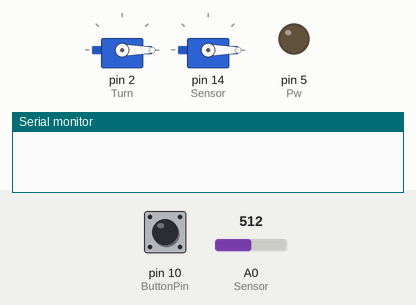
Bench run of a sketch on a simulated Arduino Uno, built with avr-gcc and run on an emulated ATmega328P. On the bench: 2 × servo, output pins drawn as LEDs (lit = HIGH), the last lines printed to the serial monitor. The inputs (shaded band) are chosen by the test bench; at power-on: pin 10 (ButtonPin) HIGH, A0 (Sensor) = 512.

Above: at 1.2 s.
1.3 s: pin 10 (ButtonPin) pulled LOW for 0.15 s
At 2.3 s:
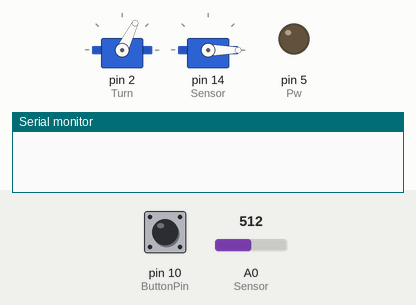
At 3.29 s:
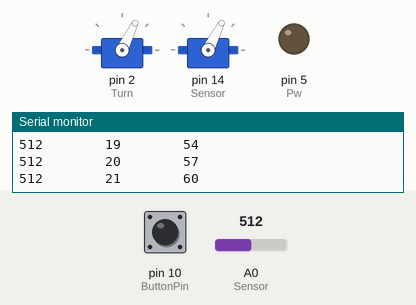
4.4 s: A0 (Sensor) set to 0
At 4.85 s:
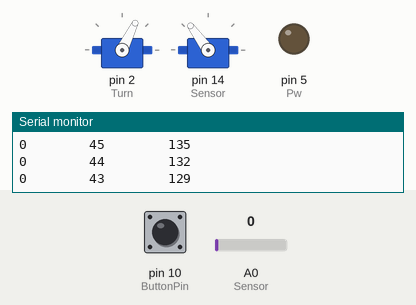
7.4 s: A0 (Sensor) set to 8
10.4 s: A0 (Sensor) set to 11
Timing chart, 0 to 14.4 s (numbered marks = the images above; inputs shaded):
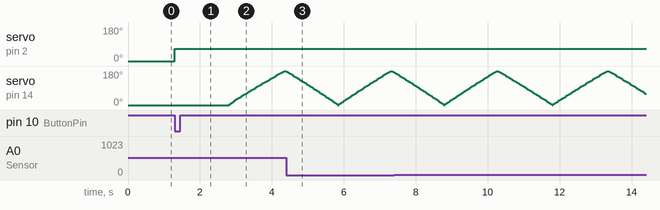

The sketch:

ArrayDegree.ino
```cpp
#include <Servo.h>

typedef enum EngineState {
  StartUp,
  Drive,
};
EngineState EState;

#define D1 0
#define Pw 5
#define ButtonPin 10

int ButtonState = 0;
const int StartSleep = 1500;

int distdegree = 0;
int Distances[65];
int Sensor = 0;
int delaysensor = 20;

int i = 0;
int x;

Servo Turn;
Servo Dist;

void setup() {
  Turn.attach(2);
  Dist.attach(14);
  Serial.begin(9600);
  pinMode(ButtonPin, INPUT);
  pinMode(Pw, OUTPUT), pinMode(D1, OUTPUT);
  EState = StartUp;
}

void loop() {
  switch (EState) {
    case StartUp:
      ButtonState = digitalRead(ButtonPin);
      Turn.write(0);
      Dist.write(distdegree);
      if (ButtonState == LOW) {
        Turn.write(64);
        delay(StartSleep);
        Distance();
      } else {
        EState = StartUp;
      }
    break;

    case Drive:
//      analogWrite(Pw, 675);
//      Turn.write(i); //indexet i arrayen som den valde att åka till
      Distance();
    break;
  }
}

void Distance(){
  if (distdegree == 0){
    x = 1;
    i++;
  } else {
    x = -1;
    i--;
  }
  while (i < 62 && i > 0){
    i += x;
    Distances[i] = analogRead(Sensor);
    Dist.write(distdegree);
    distdegree += x*3;
    Serial.println(Distances[i] + String("        ") +i + String("        ") + distdegree);
    delay(delaysensor);
  }

  //använd arrayen
  //kolla om värdert är större än nära och lägg indexen på det värdet som kavlificeras i en ny array
  //sedan kolla om antalet värden i den nya arrayen är större än 5 om de inte är det backa/gör en 180 grader sväng
  //finns det mer än 5 värden kolla efter värdenas index som är nära varandra
  //splitta arrayen till flera arrays som innehåller de värden som är nära varandra
  //ta ett medelvärde på den med störst antal värden
  EState = Drive;
}
```

Measured:
- after the input at 1.3 s, servo on pin 2 (Turn): 0° → 64° at once; servo on pin 14 (Sensor): moves from 0° to 180° over 1.5 s, starting after 1.5 s
